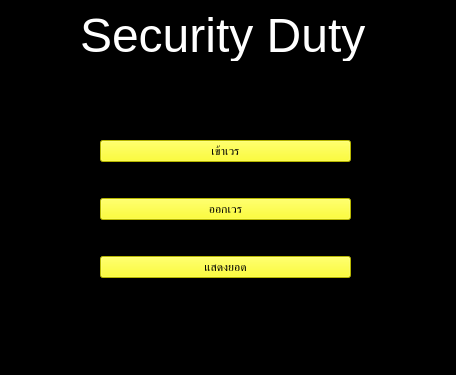
<?xml version="1.0" encoding="UTF-8"?>
<ui version="4.0">
 <class>MainWindow</class>
 <widget class="QMainWindow" name="MainWindow">
  <property name="geometry">
   <rect>
    <x>0</x>
    <y>0</y>
    <width>456</width>
    <height>375</height>
   </rect>
  </property>
  <property name="windowTitle">
   <string>MainWindow</string>
  </property>
  <property name="styleSheet">
   <string notr="true">background-color: rgb(0, 0, 0);</string>
  </property>
  <widget class="QWidget" name="centralwidget">
   <widget class="QWidget" name="layoutWidget">
    <property name="geometry">
     <rect>
      <x>100</x>
      <y>130</y>
      <width>251</width>
      <height>161</height>
     </rect>
    </property>
    <layout class="QGridLayout" name="gridLayout">
     <item row="0" column="0">
      <widget class="QPushButton" name="button_inbatt">
       <property name="styleSheet">
        <string notr="true">background-color: rgb(255, 255, 0);</string>
       </property>
       <property name="text">
        <string>เข้าเวร</string>
       </property>
      </widget>
     </item>
     <item row="1" column="0">
      <spacer name="horizontalSpacer">
       <property name="orientation">
        <enum>Qt::Horizontal</enum>
       </property>
       <property name="sizeHint" stdset="0">
        <size>
         <width>40</width>
         <height>20</height>
        </size>
       </property>
      </spacer>
     </item>
     <item row="2" column="0">
      <widget class="QPushButton" name="button_outbatt">
       <property name="styleSheet">
        <string notr="true">background-color: rgb(255, 255, 0);</string>
       </property>
       <property name="text">
        <string>ออกเวร</string>
       </property>
      </widget>
     </item>
     <item row="3" column="0">
      <spacer name="horizontalSpacer_2">
       <property name="orientation">
        <enum>Qt::Horizontal</enum>
       </property>
       <property name="sizeHint" stdset="0">
        <size>
         <width>40</width>
         <height>20</height>
        </size>
       </property>
      </spacer>
     </item>
     <item row="4" column="0">
      <widget class="QPushButton" name="button_show">
       <property name="styleSheet">
        <string notr="true">background-color: rgb(255, 255, 0);</string>
       </property>
       <property name="text">
        <string>แสดงยอด</string>
       </property>
      </widget>
     </item>
    </layout>
   </widget>
   <widget class="QLabel" name="title">
    <property name="geometry">
     <rect>
      <x>80</x>
      <y>10</y>
      <width>291</width>
      <height>51</height>
     </rect>
    </property>
    <property name="font">
     <font>
      <family>MS Shell Dlg 2</family>
      <pointsize>36</pointsize>
      <weight>50</weight>
      <italic>false</italic>
      <bold>false</bold>
     </font>
    </property>
    <property name="styleSheet">
     <string notr="true">color: rgb(255, 255, 255);
font: 36pt &quot;MS Shell Dlg 2&quot;;</string>
    </property>
    <property name="text">
     <string>Security Duty</string>
    </property>
   </widget>
  </widget>
  <widget class="QMenuBar" name="menubar">
   <property name="geometry">
    <rect>
     <x>0</x>
     <y>0</y>
     <width>456</width>
     <height>22</height>
    </rect>
   </property>
  </widget>
  <widget class="QStatusBar" name="statusbar"/>
 </widget>
 <resources/>
 <connections/>
</ui>
